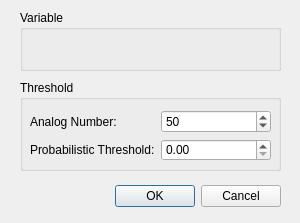
<?xml version="1.0" encoding="UTF-8"?>
<ui version="4.0">
 <class>ProbabilisticForecastDialog</class>
 <widget class="QDialog" name="ProbabilisticForecastDialog">
  <property name="geometry">
   <rect>
    <x>0</x>
    <y>0</y>
    <width>300</width>
    <height>223</height>
   </rect>
  </property>
  <property name="windowTitle">
   <string>Probabilistic Forecast</string>
  </property>
  <widget class="QWidget" name="layoutWidget">
   <property name="geometry">
    <rect>
     <x>20</x>
     <y>180</y>
     <width>261</width>
     <height>33</height>
    </rect>
   </property>
   <layout class="QHBoxLayout">
    <property name="spacing">
     <number>6</number>
    </property>
    <property name="margin">
     <number>0</number>
    </property>
    <item>
     <spacer>
      <property name="orientation">
       <enum>Qt::Horizontal</enum>
      </property>
      <property name="sizeHint" stdset="0">
       <size>
        <width>131</width>
        <height>31</height>
       </size>
      </property>
     </spacer>
    </item>
    <item>
     <widget class="QPushButton" name="okButton">
      <property name="text">
       <string>OK</string>
      </property>
     </widget>
    </item>
    <item>
     <widget class="QPushButton" name="cancelButton">
      <property name="text">
       <string>Cancel</string>
      </property>
     </widget>
    </item>
   </layout>
  </widget>
  <widget class="QGroupBox" name="variable_group_box">
   <property name="geometry">
    <rect>
     <x>20</x>
     <y>10</y>
     <width>261</width>
     <height>61</height>
    </rect>
   </property>
   <property name="title">
    <string>Variable</string>
   </property>
  </widget>
  <widget class="QGroupBox" name="groupBox">
   <property name="geometry">
    <rect>
     <x>20</x>
     <y>80</y>
     <width>261</width>
     <height>91</height>
    </rect>
   </property>
   <property name="title">
    <string>Threshold</string>
   </property>
   <widget class="QWidget" name="">
    <property name="geometry">
     <rect>
      <x>10</x>
      <y>30</y>
      <width>241</width>
      <height>51</height>
     </rect>
    </property>
    <layout class="QGridLayout" name="gridLayout">
     <item row="0" column="0">
      <widget class="QLabel" name="label">
       <property name="text">
        <string>Analog Number:</string>
       </property>
      </widget>
     </item>
     <item row="0" column="1">
      <widget class="QSpinBox" name="analog_number_spinbox">
       <property name="value">
        <number>50</number>
       </property>
      </widget>
     </item>
     <item row="1" column="0">
      <widget class="QLabel" name="label_2">
       <property name="text">
        <string>Probabilistic Threshold:</string>
       </property>
      </widget>
     </item>
     <item row="1" column="1">
      <widget class="QDoubleSpinBox" name="thresh_spinbox"/>
     </item>
    </layout>
   </widget>
  </widget>
 </widget>
 <resources/>
 <connections>
  <connection>
   <sender>okButton</sender>
   <signal>clicked()</signal>
   <receiver>ProbabilisticForecastDialog</receiver>
   <slot>accept()</slot>
   <hints>
    <hint type="sourcelabel">
     <x>278</x>
     <y>253</y>
    </hint>
    <hint type="destinationlabel">
     <x>96</x>
     <y>254</y>
    </hint>
   </hints>
  </connection>
  <connection>
   <sender>cancelButton</sender>
   <signal>clicked()</signal>
   <receiver>ProbabilisticForecastDialog</receiver>
   <slot>reject()</slot>
   <hints>
    <hint type="sourcelabel">
     <x>369</x>
     <y>253</y>
    </hint>
    <hint type="destinationlabel">
     <x>179</x>
     <y>282</y>
    </hint>
   </hints>
  </connection>
 </connections>
</ui>
